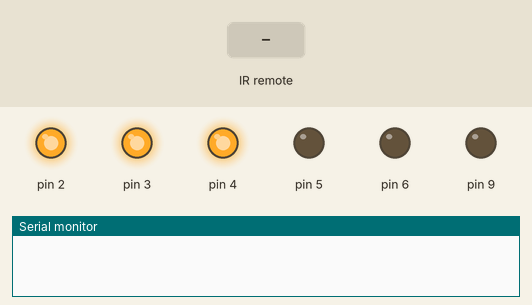
A sketch run on a simulated Arduino Uno, built with avr-gcc and run on an emulated ATmega328P. Parts: output pins drawn as LEDs (lit = HIGH), the last lines printed to the serial monitor. The test bench sets the inputs (shaded band).

Above: at 1.2 s.
1.3 s: infrared code 0xFF629D received
At 1.7 s:
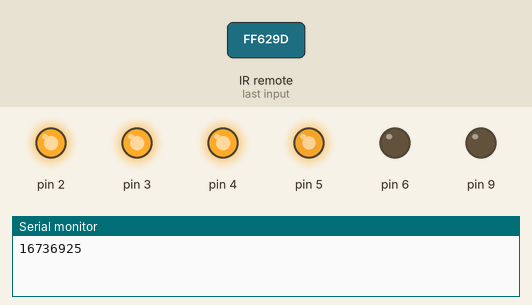
2.8 s: infrared code 0xFF22DD received
At 4.0 s:
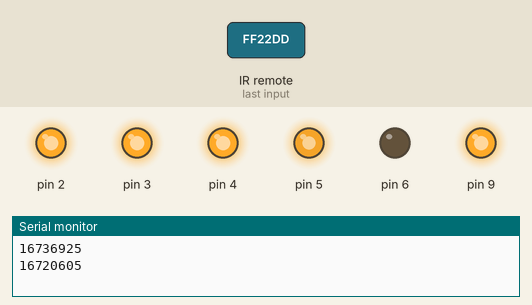
4.3 s: infrared code 0xFFC23D received
At 5.4 s:
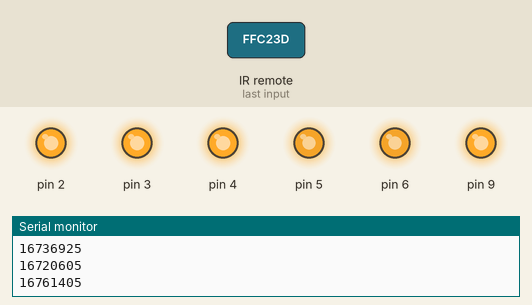
Timing chart, 0 to 7.3 s (numbered marks = the images above; inputs shaded):
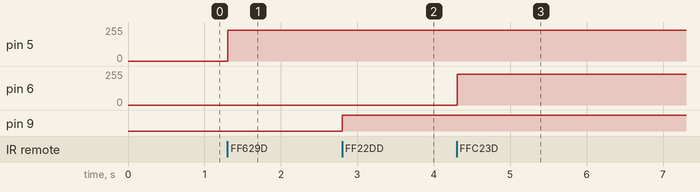

The sketch:

Car_control_code.ino
```cpp
#include <IRremote.h>
int RECV_PIN = 10;
IRrecv irrecv(RECV_PIN);  // 初始化紅外線訊號輸入
decode_results results;  // 儲存訊號的結構

void setup() {
  for (int n = 2; n <= 4; n++)//馬達的VCC
  {
    pinMode(n, OUTPUT);
    digitalWrite(n, HIGH);
  }

  Serial.begin(9600);
  irrecv.enableIRIn(); // Start the receiver
}
int stopping() {
  analogWrite(9, 0);
  analogWrite(6, 0);
  analogWrite(5, 0);
}
void loop() {
  if (irrecv.decode(&results))  // 接收紅外線訊號並解碼
  {
    Serial.println(results.value);
    if (results.value == 16736925) //上-前進
    {
      analogWrite(5, 1000);
    }
    if (results.value == 16720605) //左-左轉
    {
      analogWrite(9, 1000);
    }
    if (results.value == 16761405) //右-右轉
    {
      analogWrite(6, 1000);
    }
    if (results.value == 16712445) //OK-停止
    {
      stopping();
    }
    irrecv.resume();
  }
  delay(100);
}
```

Measured:
- after the input at 1.3 s, pin 5: 0/255 → 232/255 at once
- after the input at 2.8 s, pin 9: LOW → HIGH at once
- after the input at 4.3 s, pin 6: 0/255 → 232/255 at once
